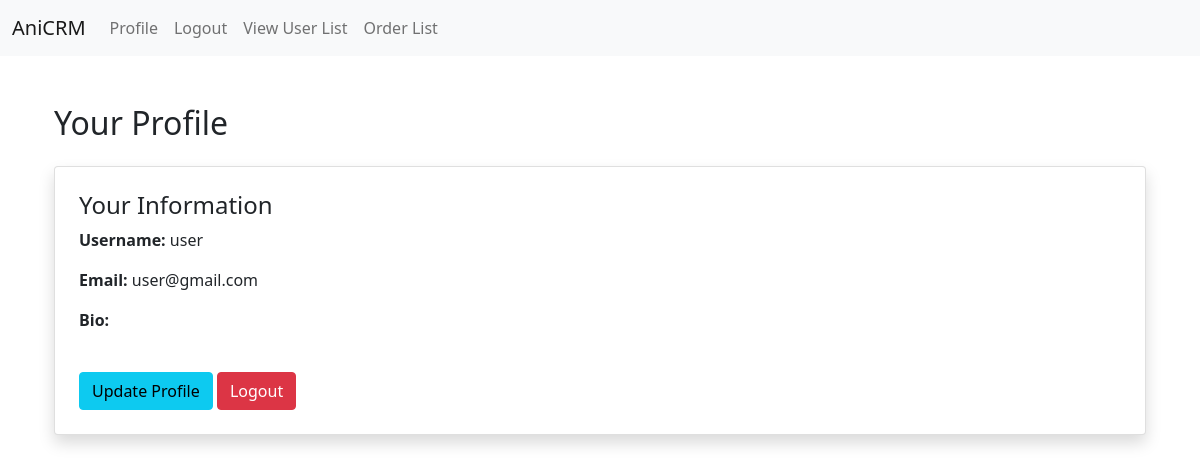
Before: /profile/ (signed in) with the older database file.
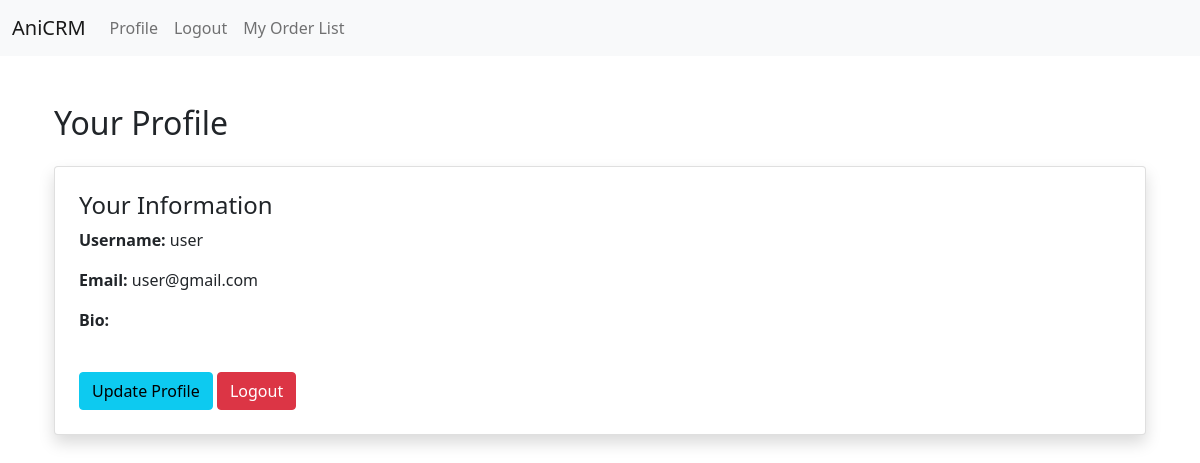
After: the same page with the newer database file.
### users/models.py (models this page shows)
class User(AbstractUser):
    bio = models.TextField(blank=True, null=True)
    is_manager = models.BooleanField(default=False)
    is_admin = models.BooleanField(default=False)

### users/views.py (the view)
# urls.py: path('profile/', profile_view, name='profile'),
@login_required
def profile_view(request):
    profile = request.user.profile
    return render(request, 'users/profile.html', {'profile': profile})

### users/templates/users/profile.html
{% extends "base.html" %}
{% block content %}
<div class="container mt-5">
    <h2 class="mb-4">Your Profile</h2>
    <div class="card p-4 shadow">
        <h4>Your Information</h4>
        <p><strong>Username:</strong> {{ request.user.username }}</p>
        <p><strong>Email:</strong> {{ request.user.email }}</p>
        <p><strong>Bio:</strong> {{ request.user.bio }}</p>
        <div class="mt-4">
            <a href="{% url 'edit-user' request.user.pk %}" class="btn btn-info">Update Profile</a>
            <a href="{% url 'logout' %}" class="btn btn-danger">Logout</a>
        </div>
    </div>
</div>
{% endblock %}

### templates/base.html (shortened to what this page needs)
<!DOCTYPE html>
<html lang="en">
<head>
  {% load static %}
  <link href="https://cdn.jsdelivr.net/npm/bootstrap@5.1.3/dist/css/bootstrap.min.css" rel="stylesheet">
</head>
<body>
  <nav class="navbar navbar-expand-lg navbar-light bg-light">
    <div class="container-fluid">
      <a class="navbar-brand" href="{% url 'profile' %}">AniCRM</a>
      <div class="collapse navbar-collapse" id="navbarNav">
        <ul class="navbar-nav me-auto mb-2 mb-lg-0">
          {% if user.is_authenticated %}
            <li class="nav-item">
              <a class="nav-link" href="{% url 'profile' %}">Profile</a>
            </li>
            <li class="nav-item">
              <a class="nav-link" href="{% url 'logout' %}">Logout</a>
            </li>
            {% if not request.user.is_manager %}
              <li class="nav-item">
                <a href="{% url 'order_list' %}" class="nav-link">My Order List</a>
              </li>
            {% endif %}
            {% if request.user.is_manager %}
              <li class="nav-item">
                <a href="{% url 'user-list' %}" class="nav-link">View User List</a>
              </li>
              <li class="nav-item">
                <a href="{% url 'order_list' %}" class="nav-link">Order List</a>
              </li>
            {% endif %}
          {% endif %}
        </ul>
      </div>
    </div>
  </nav>
  <div class="container mt-4">
    {% block content %}
    {% endblock %}
  </div>
</body>
</html>

Changed rows visible on the page:
changed User "user": is_manager True → False (drawn)
Other visible differences:
text no longer shown: "View User List Order List"
text now shown: "My Order List"
